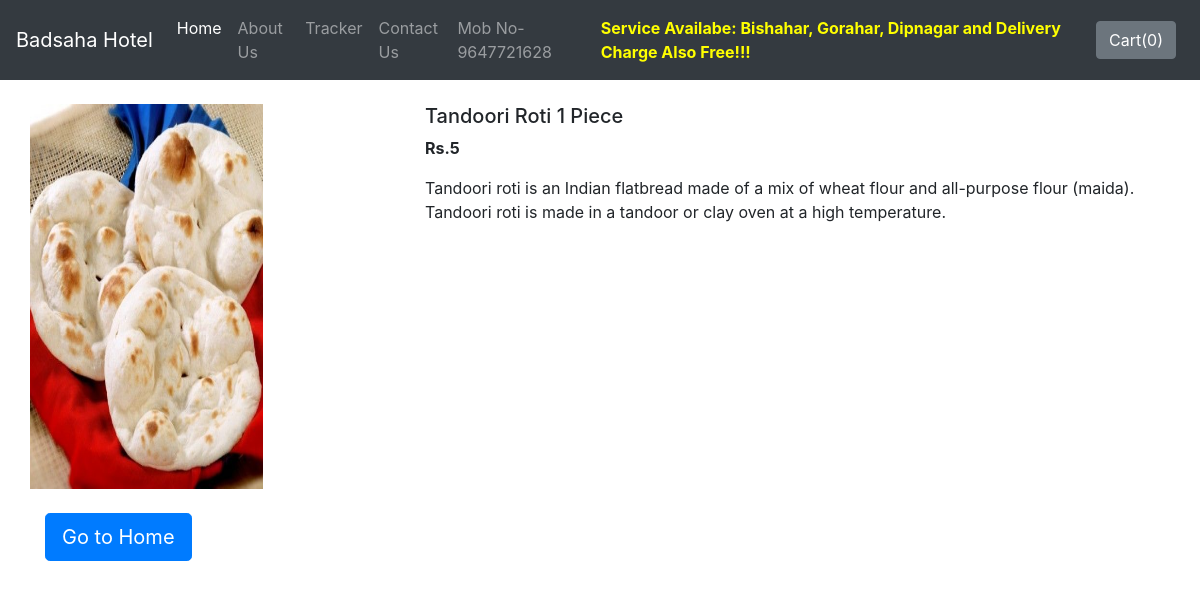
Page /shop/products/41 on the committed database.
### shop/models.py (models this page shows, shortened)
class Product(models.Model):
    product_id = models.AutoField
    product_name = models.CharField(max_length=50)
    category = models.CharField(max_length=50, default="")
    subcategory = models.CharField(max_length=50, default="")
    price = models.IntegerField(default=0)
    desc = models.CharField(max_length=300)
    pub_date = models.DateField()
    image = models.ImageField(upload_to='shop/images', default="")

### shop/views.py (the view)
# urls.py: path("products/<int:myid>", views.productView, name="ProductView"),
def productView(request, myid):
    product = Product.objects.filter(id=myid)
    return render(request, 'shop/prodView.html', {'product':product[0]})

### shop/templates/shop/prodView.html (shortened to what this page needs)
{% extends 'shop/basic.html' %}
{% block body %}
<div class="container my-4">
    <div class="row">
    <div class="col-md-4">
    <div class="row">
        <img src="/media/{{product.image}}" width="233px" height="385px">
    </div>
        <div class="mt-4">
            <p><a class="btn btn-primary btn-lg" href="/shop/" role="button">Go to Home</a></p>
        </div>
    </div>
    <div class="col-md-8">
        <h5>{{product.product_name}}</h5>
        <p><b>Rs.{{product.price}} </b></p>
        <p>{{product.desc}}</p>
    </div>
    </div>
</div>
{% endblock %}

### rows in the picture
Product: image (picture), product_name "Tandoori Roti 1 Piece", price "5", desc "Tandoori roti is an Indian flatbread made of a mix of wheat flour and all-purpose flour (maida). Tandoori roti is made in a tandoor or clay oven at a high temperature."
